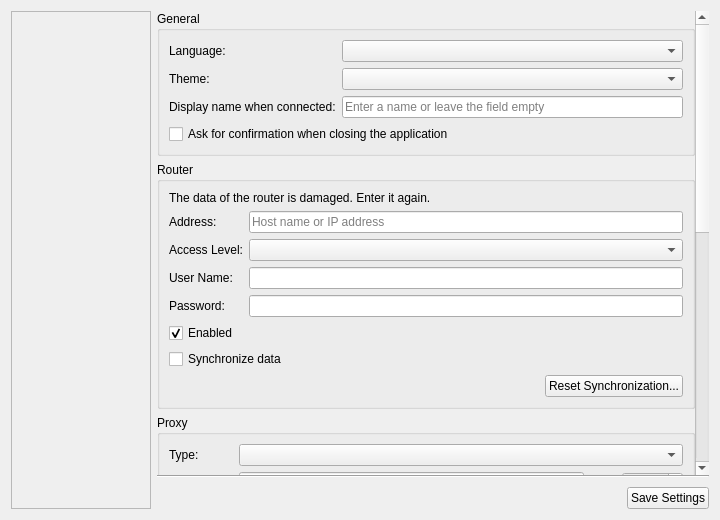
<?xml version="1.0" encoding="UTF-8"?>
<ui version="4.0">
 <class>SettingsTab</class>
 <widget class="QWidget" name="SettingsTab">
  <property name="geometry">
   <rect>
    <x>0</x>
    <y>0</y>
    <width>720</width>
    <height>520</height>
   </rect>
  </property>
  <layout class="QHBoxLayout" name="verticalLayout">
   <item>
    <widget class="QScrollArea" name="category_scroll">
     <property name="sizePolicy">
      <sizepolicy hsizetype="Fixed" vsizetype="Expanding">
       <horstretch>0</horstretch>
       <verstretch>0</verstretch>
      </sizepolicy>
     </property>
     <property name="minimumSize">
      <size>
       <width>140</width>
       <height>0</height>
      </size>
     </property>
     <property name="maximumSize">
      <size>
       <width>140</width>
       <height>16777215</height>
      </size>
     </property>
     <property name="horizontalScrollBarPolicy">
      <enum>Qt::ScrollBarPolicy::ScrollBarAlwaysOff</enum>
     </property>
     <property name="widgetResizable">
      <bool>true</bool>
     </property>
     <widget class="QWidget" name="category_panel">
      <property name="geometry">
       <rect>
        <x>0</x>
        <y>0</y>
        <width>138</width>
        <height>500</height>
       </rect>
      </property>
      <layout class="QVBoxLayout" name="category_layout">
       <property name="spacing">
        <number>4</number>
       </property>
       <property name="leftMargin">
        <number>4</number>
       </property>
       <property name="topMargin">
        <number>8</number>
       </property>
       <property name="rightMargin">
        <number>4</number>
       </property>
       <property name="bottomMargin">
        <number>8</number>
       </property>
       <item>
        <spacer name="category_spacer">
         <property name="orientation">
          <enum>Qt::Orientation::Vertical</enum>
         </property>
         <property name="sizeHint" stdset="0">
          <size>
           <width>20</width>
           <height>40</height>
          </size>
         </property>
        </spacer>
       </item>
      </layout>
     </widget>
    </widget>
   </item>
   <item>
    <widget class="QStackedWidget" name="page_stack">
     <property name="currentIndex">
      <number>0</number>
     </property>
     <widget class="QWidget" name="page_general">
      <layout class="QVBoxLayout" name="layout_general_page">
       <property name="spacing">
        <number>0</number>
       </property>
       <property name="leftMargin">
        <number>0</number>
       </property>
       <property name="topMargin">
        <number>0</number>
       </property>
       <property name="rightMargin">
        <number>0</number>
       </property>
       <property name="bottomMargin">
        <number>0</number>
       </property>
       <item>
        <widget class="QScrollArea" name="scroll_general">
         <property name="frameShape">
          <enum>QFrame::Shape::NoFrame</enum>
         </property>
         <property name="widgetResizable">
          <bool>true</bool>
         </property>
         <widget class="QWidget" name="page_general_body">
          <layout class="QHBoxLayout" name="layout_general_outer">
           <property name="leftMargin">
            <number>0</number>
           </property>
           <property name="topMargin">
            <number>0</number>
           </property>
           <property name="rightMargin">
            <number>0</number>
           </property>
           <property name="bottomMargin">
            <number>0</number>
           </property>
           <item>
            <widget class="QWidget" name="page_general_content" native="true">
             <layout class="QVBoxLayout" name="layout_general">
              <property name="leftMargin">
               <number>0</number>
              </property>
              <property name="topMargin">
               <number>0</number>
              </property>
              <property name="rightMargin">
               <number>0</number>
              </property>
              <property name="bottomMargin">
               <number>0</number>
              </property>
              <item>
               <widget class="QGroupBox" name="groupbox_general">
                <property name="title">
                 <string>General</string>
                </property>
                <layout class="QGridLayout" name="gridLayout">
                 <item row="0" column="0">
                  <widget class="QLabel" name="label_language">
                   <property name="text">
                    <string>Language:</string>
                   </property>
                  </widget>
                 </item>
                 <item row="0" column="1">
                  <widget class="QComboBox" name="combo_language">
                   <property name="sizeAdjustPolicy">
                    <enum>QComboBox::SizeAdjustPolicy::AdjustToContents</enum>
                   </property>
                  </widget>
                 </item>
                 <item row="1" column="0">
                  <widget class="QLabel" name="label_theme">
                   <property name="text">
                    <string>Theme:</string>
                   </property>
                  </widget>
                 </item>
                 <item row="1" column="1">
                  <widget class="QComboBox" name="combo_theme">
                   <property name="sizeAdjustPolicy">
                    <enum>QComboBox::SizeAdjustPolicy::AdjustToContents</enum>
                   </property>
                  </widget>
                 </item>
                 <item row="2" column="0">
                  <widget class="QLabel" name="label_display_name">
                   <property name="text">
                    <string>Display name when connected:</string>
                   </property>
                  </widget>
                 </item>
                 <item row="2" column="1">
                  <widget class="QLineEdit" name="edit_display_name">
                   <property name="maxLength">
                    <number>16</number>
                   </property>
                   <property name="placeholderText">
                    <string>Enter a name or leave the field empty</string>
                   </property>
                  </widget>
                 </item>
                 <item row="3" column="0" colspan="2">
                  <widget class="QCheckBox" name="checkbox_confirm_close">
                   <property name="text">
                    <string>Ask for confirmation when closing the application</string>
                   </property>
                  </widget>
                 </item>
                </layout>
               </widget>
              </item>
              <item>
               <widget class="QGroupBox" name="groupbox_router">
                <property name="title">
                 <string>Router</string>
                </property>
                <layout class="QGridLayout" name="layout_router">
                 <item row="0" column="0" colspan="2">
                  <widget class="QLabel" name="label_router_damaged">
                   <property name="text">
                    <string>The data of the router is damaged. Enter it again.</string>
                   </property>
                   <property name="wordWrap">
                    <bool>true</bool>
                   </property>
                  </widget>
                 </item>
                 <item row="1" column="0">
                  <widget class="QLabel" name="label_router_address">
                   <property name="text">
                    <string>Address:</string>
                   </property>
                  </widget>
                 </item>
                 <item row="1" column="1">
                  <widget class="QLineEdit" name="edit_router_address">
                   <property name="maxLength">
                    <number>64</number>
                   </property>
                   <property name="placeholderText">
                    <string>Host name or IP address</string>
                   </property>
                  </widget>
                 </item>
                 <item row="2" column="0">
                  <widget class="QLabel" name="label_router_session_type">
                   <property name="text">
                    <string>Access Level:</string>
                   </property>
                  </widget>
                 </item>
                 <item row="2" column="1">
                  <widget class="QComboBox" name="combo_router_session_type">
                   <property name="sizeAdjustPolicy">
                    <enum>QComboBox::SizeAdjustPolicy::AdjustToContents</enum>
                   </property>
                  </widget>
                 </item>
                 <item row="3" column="0">
                  <widget class="QLabel" name="label_router_username">
                   <property name="text">
                    <string>User Name:</string>
                   </property>
                  </widget>
                 </item>
                 <item row="3" column="1">
                  <widget class="QLineEdit" name="edit_router_username">
                   <property name="maxLength">
                    <number>64</number>
                   </property>
                  </widget>
                 </item>
                 <item row="4" column="0">
                  <widget class="QLabel" name="label_router_password">
                   <property name="text">
                    <string>Password:</string>
                   </property>
                  </widget>
                 </item>
                 <item row="4" column="1">
                  <widget class="PasswordEdit" name="edit_router_password">
                   <property name="maxLength">
                    <number>64</number>
                   </property>
                  </widget>
                 </item>
                 <item row="5" column="0" colspan="2">
                  <widget class="QCheckBox" name="checkbox_router_enabled">
                   <property name="text">
                    <string>Enabled</string>
                   </property>
                   <property name="checked">
                    <bool>true</bool>
                   </property>
                  </widget>
                 </item>
                 <item row="6" column="0" colspan="2">
                  <widget class="QCheckBox" name="checkbox_router_sync">
                   <property name="text">
                    <string>Synchronize data</string>
                   </property>
                  </widget>
                 </item>
                 <item row="7" column="0" colspan="2" alignment="Qt::AlignmentFlag::AlignRight">
                  <widget class="QPushButton" name="button_router_sync_reset">
                   <property name="text">
                    <string>Reset Synchronization...</string>
                   </property>
                  </widget>
                 </item>
                </layout>
               </widget>
              </item>
              <item>
               <widget class="QGroupBox" name="groupbox_proxy">
                <property name="title">
                 <string>Proxy</string>
                </property>
                <layout class="QGridLayout" name="layout_proxy">
                 <item row="0" column="0">
                  <widget class="QLabel" name="label_proxy_type">
                   <property name="text">
                    <string>Type:</string>
                   </property>
                  </widget>
                 </item>
                 <item row="0" column="1" colspan="3">
                  <widget class="QComboBox" name="combo_proxy_type">
                   <property name="sizeAdjustPolicy">
                    <enum>QComboBox::SizeAdjustPolicy::AdjustToContents</enum>
                   </property>
                  </widget>
                 </item>
                 <item row="1" column="0">
                  <widget class="QLabel" name="label_proxy_address">
                   <property name="text">
                    <string>Address:</string>
                   </property>
                  </widget>
                 </item>
                 <item row="1" column="1">
                  <widget class="QLineEdit" name="edit_proxy_address"/>
                 </item>
                 <item row="1" column="2">
                  <widget class="QLabel" name="label_proxy_port">
                   <property name="text">
                    <string>Port:</string>
                   </property>
                  </widget>
                 </item>
                 <item row="1" column="3">
                  <widget class="QSpinBox" name="spinbox_proxy_port">
                   <property name="minimum">
                    <number>1</number>
                   </property>
                   <property name="maximum">
                    <number>65535</number>
                   </property>
                   <property name="value">
                    <number>8080</number>
                   </property>
                  </widget>
                 </item>
                 <item row="2" column="0">
                  <widget class="QLabel" name="label_proxy_username">
                   <property name="text">
                    <string>User Name:</string>
                   </property>
                  </widget>
                 </item>
                 <item row="2" column="1" colspan="3">
                  <widget class="QLineEdit" name="edit_proxy_username"/>
                 </item>
                 <item row="3" column="0">
                  <widget class="QLabel" name="label_proxy_password">
                   <property name="text">
                    <string>Password:</string>
                   </property>
                  </widget>
                 </item>
                 <item row="3" column="1" colspan="3">
                  <widget class="PasswordEdit" name="edit_proxy_password"/>
                 </item>
                </layout>
               </widget>
              </item>
              <item>
               <widget class="QGroupBox" name="groupbox_backup">
                <property name="title">
                 <string>Backup</string>
                </property>
                <layout class="QGridLayout" name="layout_backup">
                 <item row="0" column="0" colspan="3">
                  <widget class="QCheckBox" name="checkbox_backup_on_startup">
                   <property name="text">
                    <string>Create backups on application startup</string>
                   </property>
                  </widget>
                 </item>
                 <item row="1" column="0">
                  <widget class="QLabel" name="label_backup_dir">
                   <property name="text">
                    <string>Directory:</string>
                   </property>
                  </widget>
                 </item>
                 <item row="1" column="1">
                  <widget class="QLineEdit" name="edit_backup_dir"/>
                 </item>
                 <item row="1" column="2">
                  <widget class="IconTextButton" name="button_select_backup_dir">
                   <property name="sizePolicy">
                    <sizepolicy hsizetype="Minimum" vsizetype="Minimum">
                     <horstretch>0</horstretch>
                     <verstretch>0</verstretch>
                    </sizepolicy>
                   </property>
                   <property name="text">
                    <string notr="true">...</string>
                   </property>
                  </widget>
                 </item>
                 <item row="2" column="0">
                  <widget class="QLabel" name="label_backup_retention">
                   <property name="text">
                    <string>Keep backups for:</string>
                   </property>
                  </widget>
                 </item>
                 <item row="2" column="1" colspan="2">
                  <widget class="QComboBox" name="combo_backup_retention">
                   <property name="sizeAdjustPolicy">
                    <enum>QComboBox::SizeAdjustPolicy::AdjustToContents</enum>
                   </property>
                  </widget>
                 </item>
                 <item row="3" column="0">
                  <widget class="QLabel" name="label_hosts_per_page">
                   <property name="text">
                    <string>Hosts per page:</string>
                   </property>
                  </widget>
                 </item>
                 <item row="3" column="1" colspan="2">
                  <widget class="QComboBox" name="combo_hosts_per_page">
                   <property name="sizeAdjustPolicy">
                    <enum>QComboBox::SizeAdjustPolicy::AdjustToContents</enum>
                   </property>
                  </widget>
                 </item>
                </layout>
               </widget>
              </item>
              <item>
               <widget class="QGroupBox" name="groupbox_security">
                <property name="title">
                 <string>Security</string>
                </property>
                <layout class="QGridLayout" name="layout_security">
                 <item row="0" column="0">
                  <widget class="QLabel" name="label_lock_timeout">
                   <property name="text">
                    <string>Lock after inactivity:</string>
                   </property>
                  </widget>
                 </item>
                 <item row="0" column="1">
                  <widget class="QComboBox" name="combo_lock_timeout">
                   <property name="sizeAdjustPolicy">
                    <enum>QComboBox::SizeAdjustPolicy::AdjustToContents</enum>
                   </property>
                  </widget>
                 </item>
                 <item row="1" column="0" colspan="2">
                  <widget class="QCheckBox" name="checkbox_auto_unlock">
                   <property name="text">
                    <string>Unlock automatically on startup</string>
                   </property>
                  </widget>
                 </item>
                 <item row="2" column="0" colspan="2" alignment="Qt::AlignmentFlag::AlignRight">
                  <widget class="QPushButton" name="button_change_master_password">
                   <property name="text">
                    <string>Change Master Password...</string>
                   </property>
                  </widget>
                 </item>
                </layout>
               </widget>
              </item>
              <item>
               <spacer name="verticalSpacer_general">
                <property name="orientation">
                 <enum>Qt::Orientation::Vertical</enum>
                </property>
                <property name="sizeHint" stdset="0">
                 <size>
                  <width>20</width>
                  <height>148</height>
                 </size>
                </property>
               </spacer>
              </item>
             </layout>
            </widget>
           </item>
          </layout>
         </widget>
        </widget>
       </item>
       <item>
        <widget class="QFrame" name="line_general_footer">
         <property name="frameShape">
          <enum>QFrame::Shape::HLine</enum>
         </property>
         <property name="frameShadow">
          <enum>QFrame::Shadow::Sunken</enum>
         </property>
        </widget>
       </item>
       <item>
        <widget class="QWidget" name="page_general_footer" native="true">
         <property name="autoFillBackground">
          <bool>true</bool>
         </property>
         <layout class="QHBoxLayout" name="layout_general_footer_outer">
          <property name="leftMargin">
           <number>0</number>
          </property>
          <property name="rightMargin">
           <number>0</number>
          </property>
          <property name="bottomMargin">
           <number>0</number>
          </property>
          <item>
           <widget class="QWidget" name="page_general_footer_content" native="true">
            <layout class="QHBoxLayout" name="layout_save_general">
             <property name="leftMargin">
              <number>0</number>
             </property>
             <property name="topMargin">
              <number>0</number>
             </property>
             <property name="rightMargin">
              <number>0</number>
             </property>
             <property name="bottomMargin">
              <number>0</number>
             </property>
             <item>
              <spacer name="horizontalSpacer_save_general">
               <property name="orientation">
                <enum>Qt::Orientation::Horizontal</enum>
               </property>
               <property name="sizeHint" stdset="0">
                <size>
                 <width>40</width>
                 <height>20</height>
                </size>
               </property>
              </spacer>
             </item>
             <item>
              <widget class="QPushButton" name="button_save_general">
               <property name="text">
                <string>Save Settings</string>
               </property>
              </widget>
             </item>
            </layout>
           </widget>
          </item>
         </layout>
        </widget>
       </item>
      </layout>
     </widget>
     <widget class="QScrollArea" name="page_desktop">
      <property name="frameShape">
       <enum>QFrame::Shape::NoFrame</enum>
      </property>
      <property name="widgetResizable">
       <bool>true</bool>
      </property>
      <widget class="QWidget" name="page_desktop_body">
       <layout class="QHBoxLayout" name="layout_desktop_outer">
        <property name="leftMargin">
         <number>0</number>
        </property>
        <property name="topMargin">
         <number>0</number>
        </property>
        <property name="rightMargin">
         <number>0</number>
        </property>
        <property name="bottomMargin">
         <number>0</number>
        </property>
        <item>
         <widget class="QWidget" name="page_desktop_content" native="true">
          <layout class="QVBoxLayout" name="layout_desktop">
           <property name="leftMargin">
            <number>0</number>
           </property>
           <property name="topMargin">
            <number>0</number>
           </property>
           <property name="rightMargin">
            <number>0</number>
           </property>
           <property name="bottomMargin">
            <number>0</number>
           </property>
           <item>
            <layout class="QHBoxLayout" name="layout_profile">
             <item>
              <widget class="QComboBox" name="combo_profile">
               <property name="sizePolicy">
                <sizepolicy hsizetype="Expanding" vsizetype="Fixed">
                 <horstretch>0</horstretch>
                 <verstretch>0</verstretch>
                </sizepolicy>
               </property>
              </widget>
             </item>
             <item>
              <widget class="IconTextButton" name="button_add_profile">
               <property name="sizePolicy">
                <sizepolicy hsizetype="Minimum" vsizetype="Preferred">
                 <horstretch>0</horstretch>
                 <verstretch>0</verstretch>
                </sizepolicy>
               </property>
               <property name="text">
                <string>Add...</string>
               </property>
              </widget>
             </item>
             <item>
              <widget class="IconTextButton" name="button_rename_profile">
               <property name="sizePolicy">
                <sizepolicy hsizetype="Minimum" vsizetype="Preferred">
                 <horstretch>0</horstretch>
                 <verstretch>0</verstretch>
                </sizepolicy>
               </property>
               <property name="text">
                <string>Rename...</string>
               </property>
              </widget>
             </item>
             <item>
              <widget class="IconTextButton" name="button_delete_profile">
               <property name="sizePolicy">
                <sizepolicy hsizetype="Minimum" vsizetype="Preferred">
                 <horstretch>0</horstretch>
                 <verstretch>0</verstretch>
                </sizepolicy>
               </property>
               <property name="text">
                <string>Delete</string>
               </property>
              </widget>
             </item>
            </layout>
           </item>
           <item>
            <widget class="QGroupBox" name="groupbox_features">
             <property name="sizePolicy">
              <sizepolicy hsizetype="Preferred" vsizetype="Fixed">
               <horstretch>0</horstretch>
               <verstretch>0</verstretch>
              </sizepolicy>
             </property>
             <property name="title">
              <string>Desktop Features</string>
             </property>
             <layout class="QVBoxLayout" name="verticalLayout_2">
              <item>
               <widget class="QCheckBox" name="checkbox_audio">
                <property name="text">
                 <string>Enable audio</string>
                </property>
               </widget>
              </item>
              <item>
               <widget class="QCheckBox" name="checkbox_clipboard">
                <property name="text">
                 <string>Enable clipboard</string>
                </property>
               </widget>
              </item>
              <item>
               <widget class="QCheckBox" name="checkbox_cursor_shape">
                <property name="text">
                 <string>Show shape of remote cursor</string>
                </property>
               </widget>
              </item>
              <item>
               <widget class="QCheckBox" name="checkbox_enable_cursor_pos">
                <property name="text">
                 <string>Show position of remote cursor</string>
                </property>
               </widget>
              </item>
              <item>
               <widget class="QCheckBox" name="checkbox_desktop_effects">
                <property name="text">
                 <string>Disable desktop effects</string>
                </property>
               </widget>
              </item>
              <item>
               <widget class="QCheckBox" name="checkbox_desktop_wallpaper">
                <property name="text">
                 <string>Disable desktop wallpaper</string>
                </property>
               </widget>
              </item>
              <item>
               <widget class="QCheckBox" name="checkbox_lock_at_disconnect">
                <property name="text">
                 <string>Lock computer at disconnect</string>
                </property>
               </widget>
              </item>
              <item>
               <widget class="QCheckBox" name="checkbox_block_remote_input">
                <property name="text">
                 <string>Block remote input</string>
                </property>
               </widget>
              </item>
              <item>
               <widget class="QCheckBox" name="checkbox_send_key_combinations">
                <property name="text">
                 <string>Send key combinations</string>
                </property>
               </widget>
              </item>
             </layout>
            </widget>
           </item>
           <item>
            <widget class="QGroupBox" name="groupbox_screen">
             <property name="sizePolicy">
              <sizepolicy hsizetype="Preferred" vsizetype="Fixed">
               <horstretch>0</horstretch>
               <verstretch>0</verstretch>
              </sizepolicy>
             </property>
             <property name="title">
              <string>Desktop Screen</string>
             </property>
             <layout class="QGridLayout" name="layout_screen">
              <item row="0" column="0">
               <widget class="QLabel" name="label_resolution">
                <property name="text">
                 <string>Preferred resolution:</string>
                </property>
               </widget>
              </item>
              <item row="0" column="1">
               <widget class="QComboBox" name="combo_resolution">
                <property name="sizeAdjustPolicy">
                 <enum>QComboBox::SizeAdjustPolicy::AdjustToContents</enum>
                </property>
                <property name="sizePolicy">
                 <sizepolicy hsizetype="Expanding" vsizetype="Fixed">
                  <horstretch>0</horstretch>
                  <verstretch>0</verstretch>
                 </sizepolicy>
                </property>
               </widget>
              </item>
              <item row="1" column="0">
               <widget class="QLabel" name="label_quality">
                <property name="text">
                 <string>Quality:</string>
                </property>
               </widget>
              </item>
              <item row="1" column="1">
               <widget class="QComboBox" name="combo_quality">
                <property name="sizeAdjustPolicy">
                 <enum>QComboBox::SizeAdjustPolicy::AdjustToContents</enum>
                </property>
                <property name="sizePolicy">
                 <sizepolicy hsizetype="Expanding" vsizetype="Fixed">
                  <horstretch>0</horstretch>
                  <verstretch>0</verstretch>
                 </sizepolicy>
                </property>
               </widget>
              </item>
              <item row="2" column="0" colspan="2">
               <widget class="QCheckBox" name="checkbox_preferred_size">
                <property name="text">
                 <string>Scale image to window size on the host side</string>
                </property>
               </widget>
              </item>
             </layout>
            </widget>
           </item>
           <item>
            <widget class="QGroupBox" name="groupbox_recording">
             <property name="sizePolicy">
              <sizepolicy hsizetype="Preferred" vsizetype="Fixed">
               <horstretch>0</horstretch>
               <verstretch>0</verstretch>
              </sizepolicy>
             </property>
             <property name="title">
              <string>Desktop Recording</string>
             </property>
             <layout class="QVBoxLayout" name="verticalLayout_recording">
              <item>
               <widget class="QCheckBox" name="checkbox_record_autostart">
                <property name="text">
                 <string>Automatically start recording sessions on connection</string>
                </property>
               </widget>
              </item>
              <item>
               <layout class="QHBoxLayout" name="horizontalLayout_record_path">
                <item>
                 <widget class="QLabel" name="label_record_path">
                  <property name="text">
                   <string>Write path:</string>
                  </property>
                 </widget>
                </item>
                <item>
                 <widget class="QLineEdit" name="edit_record_dir">
                  <property name="sizePolicy">
                   <sizepolicy hsizetype="Expanding" vsizetype="Fixed">
                    <horstretch>0</horstretch>
                    <verstretch>0</verstretch>
                   </sizepolicy>
                  </property>
                 </widget>
                </item>
                <item>
                 <widget class="IconTextButton" name="button_select_record_dir">
                  <property name="sizePolicy">
                   <sizepolicy hsizetype="Fixed" vsizetype="Minimum">
                    <horstretch>0</horstretch>
                    <verstretch>0</verstretch>
                   </sizepolicy>
                  </property>
                  <property name="text">
                   <string notr="true">...</string>
                  </property>
                 </widget>
                </item>
               </layout>
              </item>
             </layout>
            </widget>
           </item>
           <item>
            <widget class="QGroupBox" name="groupbox_udp">
             <property name="title">
              <string>UDP Connections</string>
             </property>
             <layout class="QVBoxLayout" name="layout_udp">
              <item>
               <widget class="QCheckBox" name="checkbox_udp_direct">
                <property name="text">
                 <string>Allow direct connections</string>
                </property>
               </widget>
              </item>
              <item>
               <widget class="QCheckBox" name="checkbox_udp_hole_punching">
                <property name="text">
                 <string>Allow UDP Hole Punching</string>
                </property>
               </widget>
              </item>
              <item>
               <widget class="QCheckBox" name="checkbox_udp_pcp">
                <property name="text">
                 <string>Allow PCP protocol</string>
                </property>
               </widget>
              </item>
              <item>
               <widget class="QCheckBox" name="checkbox_udp_natpmp">
                <property name="text">
                 <string>Allow NAT-PMP protocol</string>
                </property>
               </widget>
              </item>
              <item>
               <widget class="QCheckBox" name="checkbox_udp_upnp">
                <property name="text">
                 <string>Allow UPnP protocol</string>
                </property>
               </widget>
              </item>
             </layout>
            </widget>
           </item>
           <item>
            <spacer name="verticalSpacer_desktop">
             <property name="orientation">
              <enum>Qt::Orientation::Vertical</enum>
             </property>
             <property name="sizeHint" stdset="0">
              <size>
               <width>20</width>
               <height>2</height>
              </size>
             </property>
            </spacer>
           </item>
          </layout>
         </widget>
        </item>
       </layout>
      </widget>
     </widget>
     <widget class="QScrollArea" name="page_mcp">
      <property name="frameShape">
       <enum>QFrame::Shape::NoFrame</enum>
      </property>
      <property name="widgetResizable">
       <bool>true</bool>
      </property>
      <widget class="QWidget" name="page_mcp_body">
       <layout class="QHBoxLayout" name="layout_mcp_outer">
        <property name="leftMargin">
         <number>0</number>
        </property>
        <property name="topMargin">
         <number>0</number>
        </property>
        <property name="rightMargin">
         <number>0</number>
        </property>
        <property name="bottomMargin">
         <number>0</number>
        </property>
        <item>
         <widget class="QWidget" name="page_mcp_content" native="true">
          <layout class="QVBoxLayout" name="layout_mcp">
           <property name="leftMargin">
            <number>0</number>
           </property>
           <property name="topMargin">
            <number>0</number>
           </property>
           <property name="rightMargin">
            <number>0</number>
           </property>
           <property name="bottomMargin">
            <number>0</number>
           </property>
           <item>
            <widget class="QGroupBox" name="groupbox_mcp">
             <property name="sizePolicy">
              <sizepolicy hsizetype="Preferred" vsizetype="Fixed">
               <horstretch>0</horstretch>
               <verstretch>0</verstretch>
              </sizepolicy>
             </property>
             <property name="title">
              <string>MCP Connector</string>
             </property>
             <layout class="QGridLayout" name="layout_mcp_group">
              <item row="0" column="0" colspan="2">
               <widget class="QCheckBox" name="checkbox_mcp_enabled">
                <property name="text">
                 <string>Allow the use of MCP</string>
                </property>
               </widget>
              </item>
              <item row="1" column="0" colspan="2">
               <widget class="QLabel" name="label_mcp_command">
                <property name="text">
                 <string>Add this command to the MCP servers of the AI application:</string>
                </property>
                <property name="wordWrap">
                 <bool>true</bool>
                </property>
               </widget>
              </item>
              <item row="2" column="0">
               <widget class="QLineEdit" name="edit_mcp_command">
                <property name="readOnly">
                 <bool>true</bool>
                </property>
               </widget>
              </item>
              <item row="2" column="1">
               <widget class="IconTextButton" name="button_copy_mcp_command">
                <property name="sizePolicy">
                 <sizepolicy hsizetype="Minimum" vsizetype="Minimum">
                  <horstretch>0</horstretch>
                  <verstretch>0</verstretch>
                 </sizepolicy>
                </property>
                <property name="text">
                 <string>Copy</string>
                </property>
               </widget>
              </item>
             </layout>
            </widget>
           </item>
           <item>
            <widget class="QGroupBox" name="groupbox_mcp_session_types">
             <property name="sizePolicy">
              <sizepolicy hsizetype="Preferred" vsizetype="Fixed">
               <horstretch>0</horstretch>
               <verstretch>0</verstretch>
              </sizepolicy>
             </property>
             <property name="title">
              <string>Allowed Session Types</string>
             </property>
             <layout class="QVBoxLayout" name="layout_mcp_session_types"/>
            </widget>
           </item>
           <item>
            <widget class="QGroupBox" name="groupbox_mcp_actions">
             <property name="sizePolicy">
              <sizepolicy hsizetype="Preferred" vsizetype="Fixed">
               <horstretch>0</horstretch>
               <verstretch>0</verstretch>
              </sizepolicy>
             </property>
             <property name="title">
              <string>Actions</string>
             </property>
             <layout class="QVBoxLayout" name="layout_mcp_actions">
              <item>
               <widget class="QCheckBox" name="checkbox_mcp_auto_confirm">
                <property name="text">
                 <string>Confirm actions automatically</string>
                </property>
               </widget>
              </item>
              <item>
               <widget class="QCheckBox" name="checkbox_mcp_sign_in">
                <property name="text">
                 <string>Allow signing in with saved credentials</string>
                </property>
               </widget>
              </item>
             </layout>
            </widget>
           </item>
           <item>
            <spacer name="verticalSpacer_mcp">
             <property name="orientation">
              <enum>Qt::Orientation::Vertical</enum>
             </property>
             <property name="sizeHint" stdset="0">
              <size>
               <width>20</width>
               <height>0</height>
              </size>
             </property>
            </spacer>
           </item>
          </layout>
         </widget>
        </item>
       </layout>
      </widget>
     </widget>
     <widget class="QScrollArea" name="page_update">
      <property name="frameShape">
       <enum>QFrame::Shape::NoFrame</enum>
      </property>
      <property name="widgetResizable">
       <bool>true</bool>
      </property>
      <widget class="QWidget" name="page_update_body">
       <layout class="QHBoxLayout" name="layout_update_outer">
        <property name="leftMargin">
         <number>0</number>
        </property>
        <property name="topMargin">
         <number>0</number>
        </property>
        <property name="rightMargin">
         <number>0</number>
        </property>
        <property name="bottomMargin">
         <number>0</number>
        </property>
        <item>
         <widget class="QWidget" name="page_update_content" native="true">
          <layout class="QVBoxLayout" name="layout_update">
           <property name="leftMargin">
            <number>0</number>
           </property>
           <property name="topMargin">
            <number>0</number>
           </property>
           <property name="rightMargin">
            <number>0</number>
           </property>
           <property name="bottomMargin">
            <number>0</number>
           </property>
           <item>
            <widget class="QGroupBox" name="groupbox_update">
             <property name="sizePolicy">
              <sizepolicy hsizetype="Preferred" vsizetype="Fixed">
               <horstretch>0</horstretch>
               <verstretch>0</verstretch>
              </sizepolicy>
             </property>
             <property name="title">
              <string>Update</string>
             </property>
             <layout class="QVBoxLayout" name="layout_update_group">
              <item>
               <widget class="QCheckBox" name="checkbox_check_updates">
                <property name="text">
                 <string>Check for updates on startup</string>
                </property>
               </widget>
              </item>
              <item>
               <layout class="QGridLayout" name="layout_update_source">
                <item row="0" column="0">
                 <widget class="QLabel" name="label_update_channel">
                  <property name="text">
                   <string>Update channel:</string>
                  </property>
                 </widget>
                </item>
                <item row="0" column="1">
                 <widget class="QComboBox" name="combobox_update_channel">
                  <property name="sizeAdjustPolicy">
                   <enum>QComboBox::SizeAdjustPolicy::AdjustToContents</enum>
                  </property>
                 </widget>
                </item>
                <item row="1" column="0">
                 <widget class="QLabel" name="label_update_server">
                  <property name="text">
                   <string>Update server:</string>
                  </property>
                 </widget>
                </item>
                <item row="1" column="1">
                 <widget class="QLabel" name="label_update_server_value">
                  <property name="textInteractionFlags">
                   <set>Qt::TextInteractionFlag::TextSelectableByMouse</set>
                  </property>
                 </widget>
                </item>
                <item row="2" column="0">
                 <widget class="QLabel" name="label_update_public_key">
                  <property name="text">
                   <string>Public key:</string>
                  </property>
                 </widget>
                </item>
                <item row="2" column="1">
                 <widget class="QLabel" name="label_update_public_key_value">
                  <property name="textInteractionFlags">
                   <set>Qt::TextInteractionFlag::TextSelectableByMouse</set>
                  </property>
                 </widget>
                </item>
               </layout>
              </item>
              <item>
               <layout class="QHBoxLayout" name="horizontalLayout_check_updates">
                <item>
                 <widget class="QPushButton" name="button_update_server">
                  <property name="text">
                   <string>Change Update Server...</string>
                  </property>
                 </widget>
                </item>
                <item>
                 <spacer name="horizontalSpacer_check_updates">
                  <property name="orientation">
                   <enum>Qt::Orientation::Horizontal</enum>
                  </property>
                  <property name="sizeHint" stdset="0">
                   <size>
                    <width>40</width>
                    <height>20</height>
                   </size>
                  </property>
                 </spacer>
                </item>
                <item>
                 <widget class="QPushButton" name="button_check_for_updates">
                  <property name="text">
                   <string>Check for updates</string>
                  </property>
                 </widget>
                </item>
               </layout>
              </item>
             </layout>
            </widget>
           </item>
           <item>
            <spacer name="verticalSpacer_3">
             <property name="orientation">
              <enum>Qt::Orientation::Vertical</enum>
             </property>
             <property name="sizeHint" stdset="0">
              <size>
               <width>20</width>
               <height>0</height>
              </size>
             </property>
            </spacer>
           </item>
          </layout>
         </widget>
        </item>
       </layout>
      </widget>
     </widget>
    </widget>
   </item>
  </layout>
 </widget>
 <customwidgets>
  <customwidget>
   <class>IconTextButton</class>
   <extends>QToolButton</extends>
   <header>common/desktop/icon_text_button.h</header>
  </customwidget>
  <customwidget>
   <class>PasswordEdit</class>
   <extends>QLineEdit</extends>
   <header>common/desktop/password_edit.h</header>
  </customwidget>
 </customwidgets>
 <resources/>
 <connections/>
</ui>
